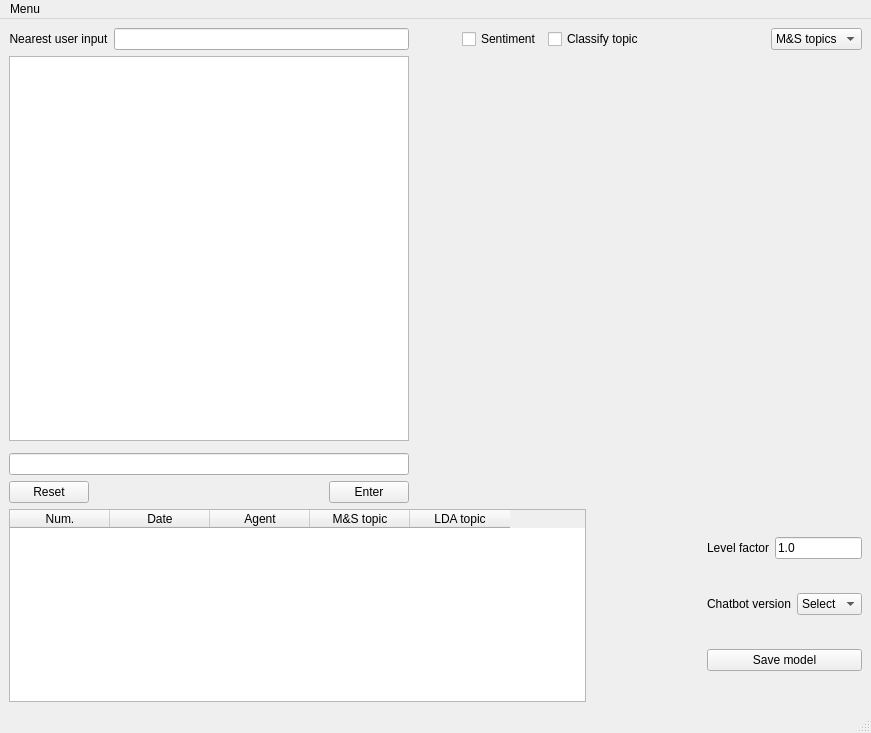
<?xml version="1.0" encoding="UTF-8"?>
<ui version="4.0">
 <class>MainWindow</class>
 <widget class="QMainWindow" name="MainWindow">
  <property name="geometry">
   <rect>
    <x>0</x>
    <y>0</y>
    <width>871</width>
    <height>733</height>
   </rect>
  </property>
  <property name="windowTitle">
   <string>MainWindow</string>
  </property>
  <widget class="QWidget" name="centralwidget">
   <layout class="QGridLayout" name="gridLayout_2">
    <item row="0" column="0">
     <layout class="QGridLayout" name="gridLayout" rowstretch="0,10,0,0,0,0,5" columnstretch="10,1,10">
      <item row="1" column="0">
       <widget class="QTextEdit" name="chatText">
        <property name="font">
         <font>
          <pointsize>14</pointsize>
         </font>
        </property>
       </widget>
      </item>
      <item row="0" column="2">
       <layout class="QHBoxLayout" name="horizontalLayout_4">
        <item>
         <widget class="QCheckBox" name="analyzeSentimentCheck">
          <property name="text">
           <string>Sentiment</string>
          </property>
         </widget>
        </item>
        <item>
         <widget class="QCheckBox" name="classifyTopicCheck">
          <property name="text">
           <string>Classify topic</string>
          </property>
         </widget>
        </item>
        <item>
         <spacer name="horizontalSpacer_4">
          <property name="orientation">
           <enum>Qt::Horizontal</enum>
          </property>
          <property name="sizeHint" stdset="0">
           <size>
            <width>40</width>
            <height>20</height>
           </size>
          </property>
         </spacer>
        </item>
        <item>
         <widget class="QComboBox" name="topicPlotCombo">
          <item>
           <property name="text">
            <string>M&amp;S topics</string>
           </property>
          </item>
          <item>
           <property name="text">
            <string>LDA topics</string>
           </property>
          </item>
         </widget>
        </item>
       </layout>
      </item>
      <item row="4" column="0">
       <layout class="QHBoxLayout" name="horizontalLayout">
        <item>
         <widget class="QPushButton" name="resetButton">
          <property name="text">
           <string>Reset</string>
          </property>
         </widget>
        </item>
        <item>
         <spacer name="horizontalSpacer">
          <property name="orientation">
           <enum>Qt::Horizontal</enum>
          </property>
          <property name="sizeHint" stdset="0">
           <size>
            <width>40</width>
            <height>20</height>
           </size>
          </property>
         </spacer>
        </item>
        <item>
         <widget class="QPushButton" name="enterButton">
          <property name="text">
           <string>Enter</string>
          </property>
         </widget>
        </item>
       </layout>
      </item>
      <item row="3" column="0">
       <widget class="QLineEdit" name="inputQueryText"/>
      </item>
      <item row="6" column="0" colspan="3">
       <layout class="QHBoxLayout" name="horizontalLayout_5" stretch="5,1,1">
        <item>
         <widget class="QTableWidget" name="topicTable">
          <column>
           <property name="text">
            <string>Num.</string>
           </property>
          </column>
          <column>
           <property name="text">
            <string>Date</string>
           </property>
          </column>
          <column>
           <property name="text">
            <string>Agent</string>
           </property>
          </column>
          <column>
           <property name="text">
            <string>M&amp;S topic</string>
           </property>
          </column>
          <column>
           <property name="text">
            <string>LDA topic</string>
           </property>
          </column>
         </widget>
        </item>
        <item>
         <spacer name="horizontalSpacer_5">
          <property name="orientation">
           <enum>Qt::Horizontal</enum>
          </property>
          <property name="sizeHint" stdset="0">
           <size>
            <width>40</width>
            <height>20</height>
           </size>
          </property>
         </spacer>
        </item>
        <item>
         <layout class="QVBoxLayout" name="verticalLayout">
          <item>
           <layout class="QHBoxLayout" name="horizontalLayout_3">
            <item>
             <widget class="QLabel" name="label">
              <property name="text">
               <string>Level factor</string>
              </property>
             </widget>
            </item>
            <item>
             <widget class="QLineEdit" name="levelFactorText">
              <property name="text">
               <string>1.0</string>
              </property>
             </widget>
            </item>
           </layout>
          </item>
          <item>
           <layout class="QHBoxLayout" name="horizontalLayout_2">
            <item>
             <widget class="QLabel" name="label_3">
              <property name="text">
               <string>Chatbot version</string>
              </property>
              <property name="alignment">
               <set>Qt::AlignCenter</set>
              </property>
             </widget>
            </item>
            <item>
             <widget class="QComboBox" name="versionCombo">
              <property name="layoutDirection">
               <enum>Qt::LeftToRight</enum>
              </property>
              <item>
               <property name="text">
                <string>Select</string>
               </property>
              </item>
              <item>
               <property name="text">
                <string>V0</string>
               </property>
              </item>
              <item>
               <property name="text">
                <string>V1</string>
               </property>
              </item>
              <item>
               <property name="text">
                <string>V2</string>
               </property>
              </item>
              <item>
               <property name="text">
                <string>V3</string>
               </property>
              </item>
             </widget>
            </item>
           </layout>
          </item>
          <item>
           <widget class="QPushButton" name="saveModelButton">
            <property name="text">
             <string>Save model</string>
            </property>
           </widget>
          </item>
         </layout>
        </item>
       </layout>
      </item>
      <item row="0" column="0">
       <layout class="QHBoxLayout" name="horizontalLayout_6">
        <item>
         <widget class="QLabel" name="label_2">
          <property name="text">
           <string>Nearest user input</string>
          </property>
          <property name="alignment">
           <set>Qt::AlignCenter</set>
          </property>
         </widget>
        </item>
        <item>
         <widget class="QLineEdit" name="nearestInputText"/>
        </item>
       </layout>
      </item>
      <item row="1" column="1" rowspan="4" colspan="2">
       <widget class="QWidget" name="PlotWidget" native="true">
        <property name="autoFillBackground">
         <bool>true</bool>
        </property>
        <layout class="QVBoxLayout" name="PlotLayout"/>
       </widget>
      </item>
     </layout>
    </item>
   </layout>
  </widget>
  <widget class="QMenuBar" name="menubar">
   <property name="geometry">
    <rect>
     <x>0</x>
     <y>0</y>
     <width>871</width>
     <height>22</height>
    </rect>
   </property>
   <widget class="QMenu" name="menuMenu">
    <property name="title">
     <string>Menu</string>
    </property>
   </widget>
   <addaction name="menuMenu"/>
  </widget>
  <widget class="QStatusBar" name="statusbar"/>
 </widget>
 <resources/>
 <connections/>
</ui>
